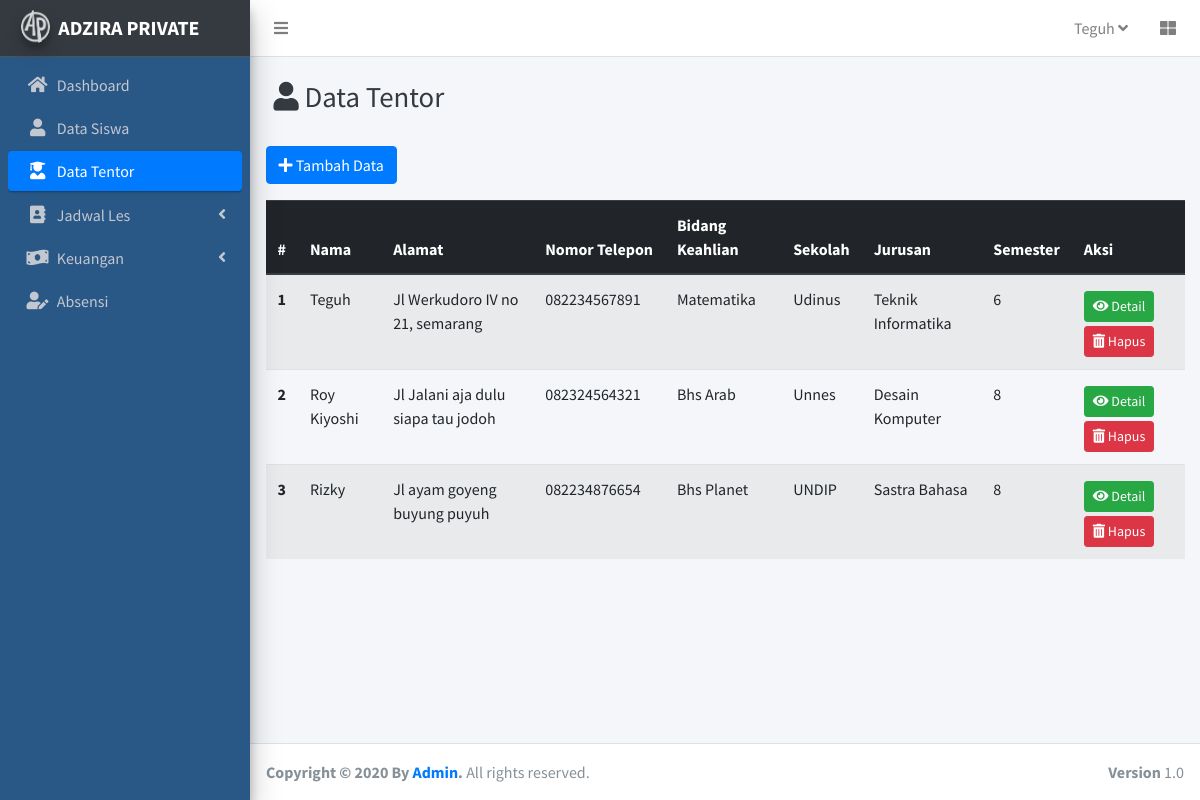
Screenshot of /index.php/c_tentor with the database file from the repository.
### tables this page shows
CREATE TABLE `tentor` (
  `id_tentor` int(11) NOT NULL,
  `nama` varchar(50) NOT NULL,
  `alamat` varchar(255) NOT NULL,
  `no_tlp` varchar(13) NOT NULL,
  `bidang_keahlian` varchar(50) DEFAULT NULL,
  `sekolah` varchar(50) DEFAULT NULL,
  `jurusan` varchar(50) DEFAULT NULL,
  `semester` int(11) DEFAULT NULL,
  `image` varchar(50) DEFAULT NULL
);

### application/controllers/C_Tentor.php (called while the page is built, shortened)
<?php
class C_Tentor extends CI_Controller{
    public function __Construct()
    {
        $this->load->model('Tentor_model');
    }
    public function index()
    {
        $data['tentor'] = $this->Tentor_model->getAllTentor();
        $data['judul'] = 'Data Tentor';
        $data['aktifdashboard'] = '';
        $data['aktifsiswa'] = '';
        $data['aktiftentor'] = 'active';
        $data['aktifjadwal'] = '';
        $data['aktifabsensi'] = '';
        $data['aktifkeuangan'] = '';
        $data['user'] = $this->db->get_where('admin')->row_array();
        $this->load->view('template/header',$data);
        $this->load->view('tentor/index',$data);
        $this->load->view('template/footer');
    }
}

### index.php (called while the page is built, shortened)
<?php
require_once BASEPATH.'core/CodeIgniter.php';

### application/models/Tentor_model.php (called while the page is built, shortened)
<?php
class Tentor_model extends CI_model{
    public function getAllTentor()
    {
        return $this->db->get('tentor')->result_array();
    }
}

### application/views/tentor/index.php (the view, shortened to what this page needs)
<div class="content-wrapper">
    <div class="content-header">
      <div class="container-fluid">
        <div class="row mb-2">
          <div class="col-sm-6">
            <h1 class="m-2 text-dark"><i class="fas fa-user"></i> Data Tentor</h1>
          </div>
        </div>
      </div>
    </div>
    <section class="content">
        <div class="container">
            <button class="btn btn-primary" data-toggle="modal" data-target="#exampleModal2"><i class="fas fa-plus"></i> Tambah Data</button>
            <table class="table table-striped my-3">
                <thead class="thead-dark">
                    <tr>
                    <th scope="col">#</th>
                    <th scope="col">Nama</th>
                    <th scope="col">Alamat</th>
                    <th scope="col">Nomor&nbsp;Telepon</th>
                    <th scope="col">Bidang Keahlian</th>
                    <th scope="col">Sekolah</th>
                    <th scope="col">Jurusan</th>
                    <th scope="col">Semester</th>
                    <th scope="col">Aksi</th>
                    </tr>
                </thead>
                <tbody>
                     <?php $angka=1; foreach($tentor as $tentor) : ?>
                    <tr>
                        <th scope="row"><?= $angka++;?></th>
                        <td><?= $tentor['nama'];?></td>
                        <td><?= $tentor['alamat'];?></td>
                        <td><?= $tentor['no_tlp'];?></td>
                        <td><?= $tentor['bidang_keahlian'];?></td>
                        <td><?= $tentor['sekolah'];?></td>
                        <td><?= $tentor['jurusan'];?></td>
                        <td><?= $tentor['semester'];?></td>
                        <td>
                            <a href="<?= base_url();?>c_tentor/detail/<?= $tentor['id_tentor'];?>" class="btn btn-success btn-sm my-1"><i class="fas fa-eye inline"></i> Detail</a>
                            <a href="<?= base_url();?>c_tentor/hapus/<?= $tentor['id_tentor'];?>" class="btn btn-danger btn-sm" onclick="javascript:return confirm('Apakah Anda yakin akan menghapus data ?')">
                                <i class="fas fa-trash-alt"></i> Hapus
                            </a>
                        </td>
                    </tr>
                     <?php endforeach;?>
                </tbody>
            </table>
        </div>
    </section>
</div>

### application/views/template/header.php (shortened to what this page needs)
<!DOCTYPE html>
<html>
<head>
  <link rel="stylesheet" href="<?= base_url();?>assetAdmin/plugins/fontawesome-free/css/all.min.css">
  <link rel="stylesheet" href="https://code.ionicframework.com/ionicons/2.0.1/css/ionicons.min.css">
  <link rel="stylesheet" href="<?= base_url();?>assetAdmin/plugins/tempusdominus-bootstrap-4/css/tempusdominus-bootstrap-4.min.css">
  <link rel="stylesheet" href="<?= base_url();?>assetAdmin/plugins/icheck-bootstrap/icheck-bootstrap.min.css">
  <link rel="stylesheet" href="<?= base_url();?>assetAdmin/plugins/jqvmap/jqvmap.min.css">
  <link rel="stylesheet" href="<?= base_url();?>assetAdmin/dist/css/adminlte.min.css">
  <link rel="stylesheet" href="<?= base_url();?>assetAdmin/dist/jos.css">
  <link rel="stylesheet" href="<?= base_url();?>assetAdmin/plugins/overlayScrollbars/css/OverlayScrollbars.min.css">
  <link rel="stylesheet" href="<?= base_url();?>assetAdmin/plugins/daterangepicker/daterangepicker.css">
  <link rel="stylesheet" href="<?= base_url();?>assetAdmin/plugins/summernote/summernote-bs4.css">
</head>
<body class="hold-transition sidebar-mini layout-fixed">
<div class="wrapper">
  <nav class="main-header navbar navbar-expand navbar-white navbar-light">
    <ul class="navbar-nav">
      <li class="nav-item">
        <a class="nav-link" data-widget="pushmenu" href="#" role="button"><i class="fas fa-bars"></i></a>
      </li>
    </ul>
    <ul class="navbar-nav ml-auto">
      <li class="nav-item dropdown">
        <a class="nav-link" data-toggle="dropdown" href="#"> <?= $user['username'];?>
          <i class="fas fa-angle-down"></i>
        </a>
      </li>
      <li class="nav-item">
        <a class="nav-link" data-widget="control-sidebar" data-slide="true" href="#" role="button">
          <i class="fas fa-th-large"></i>
        </a>
      </li>
    </ul>
  </nav>
  <aside class="main-sidebar sidebar-dark-primary elevation-4 bg-dark">
    <a href="<?= base_url();?>" class="brand-link">
      <img src="<?= base_url();?>assetAdmin/dist/img/AdminLTELogo.png" alt="AdminLTE Logo" class="brand-image img-circle elevation-3"
           style="opacity: .8">
      <span class="brand-text font-weight-bold">ADZIRA PRIVATE</span>
    </a>
    <div class="sidebar froge">
      <nav class="mt-2">
        <ul class="nav nav-pills nav-sidebar flex-column" data-widget="treeview" role="menu" data-accordion="false">
          <li class="nav-item has-treeview">
            <a href="<?= base_url();?>c_home" class="nav-link <?= $aktifdashboard;?>">
              <i class="nav-icon fas fa-home"></i>
              <p>Dashboard</p>
            </a>
          </li>
          <li class="nav-item has-treeview">
            <a href="<?= base_url();?>c_siswa" class="nav-link <?= $aktifsiswa;?>">
              <i class="nav-icon fas fa-user"></i>
              <p>Data Siswa</p>
            </a>
          </li>
          <li class="nav-item has-treeview">
            <a href="<?= base_url();?>c_tentor" class="nav-link <?= $aktiftentor;?>">
              <i class="nav-icon fas fa-user-graduate"></i>
              <p>Data Tentor</p>
            </a>
          </li>
          <li class="nav-item has-treeview">
            <a href="#" class="nav-link <?= $aktifjadwal;?>">
              <i class="nav-icon fas fa-address-book"></i>
              <p>
                Jadwal Les
                <i class="right fas fa-angle-left"></i>
              </p>
            </a>
          </li>
          <li class="nav-item has-treeview">
            <a href="#" class="nav-link <?= $aktifkeuangan;?>">
              <i class="nav-icon fas fa-money-bill-wave"></i>
              <p>
                Keuangan
                <i class="fas fa-angle-left right"></i>
              </p>
            </a>
          </li>
          <li class="nav-item has-treeview">
            <a href="<?= base_url() ;?>c_absensi" class="nav-link <?= $aktifabsensi;?>">
              <i class="nav-icon fas fa-user-edit"></i>
              <p> Absensi</p>
            </a>
          </li>
        </ul>
      </nav>
    </div>
  </aside>

### rows the page displays
tentor: nama "Teguh", alamat "Jl Werkudoro IV no 21, semarang", no_tlp "082234567891", bidang_keahlian "Matematika", sekolah "Udinus", jurusan "Teknik Informatika", semester "6"
tentor: nama "Roy Kiyoshi", alamat "Jl Jalani aja dulu siapa tau jodoh", no_tlp "082324564321", bidang_keahlian "Bhs Arab", sekolah "Unnes", jurusan "Desain Komputer", semester "8"
tentor: nama "Rizky", alamat "Jl ayam goyeng buyung puyuh", no_tlp "082234876654", bidang_keahlian "Bhs Planet", sekolah "UNDIP", jurusan "Sastra Bahasa", semester "8"

### other values shown
$user['username'] "Teguh"
